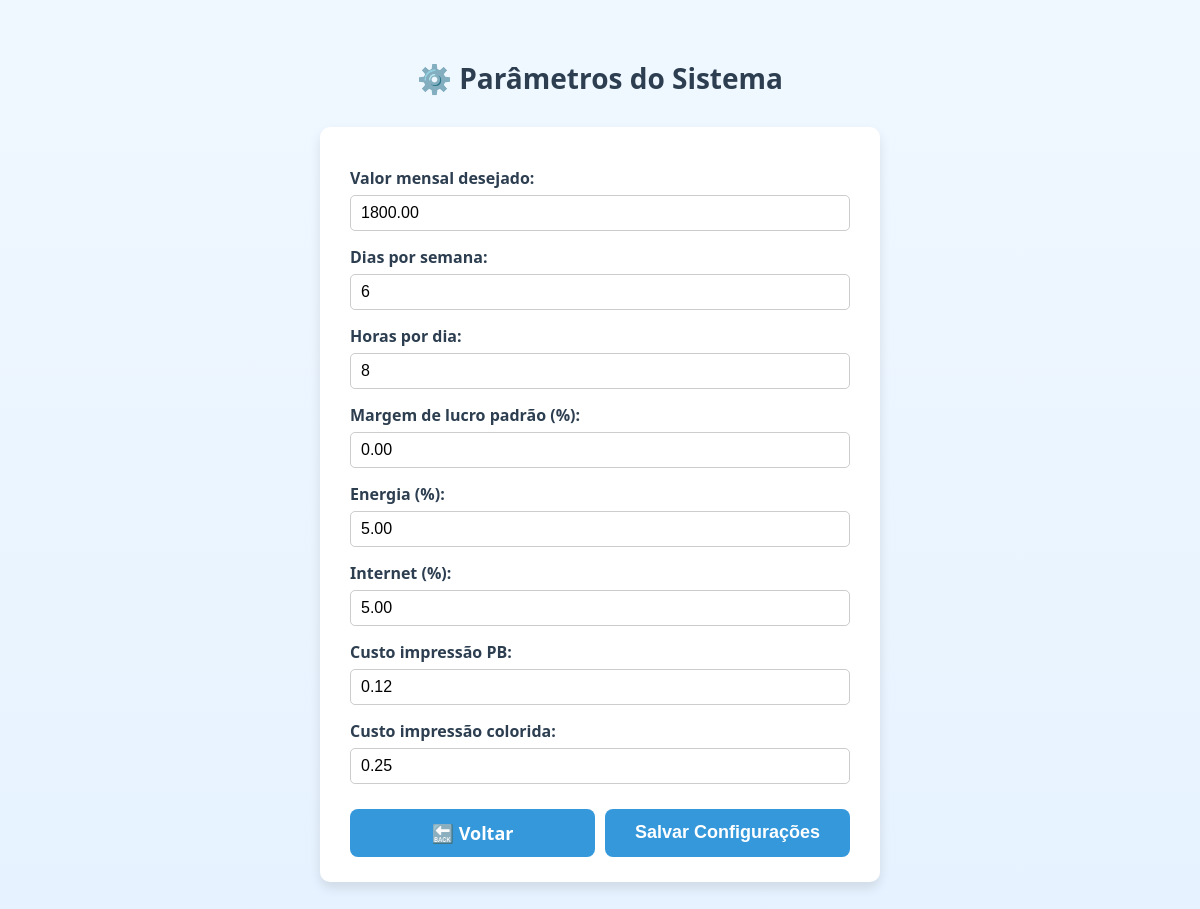
The page /parametros/ on the database as committed earlier.
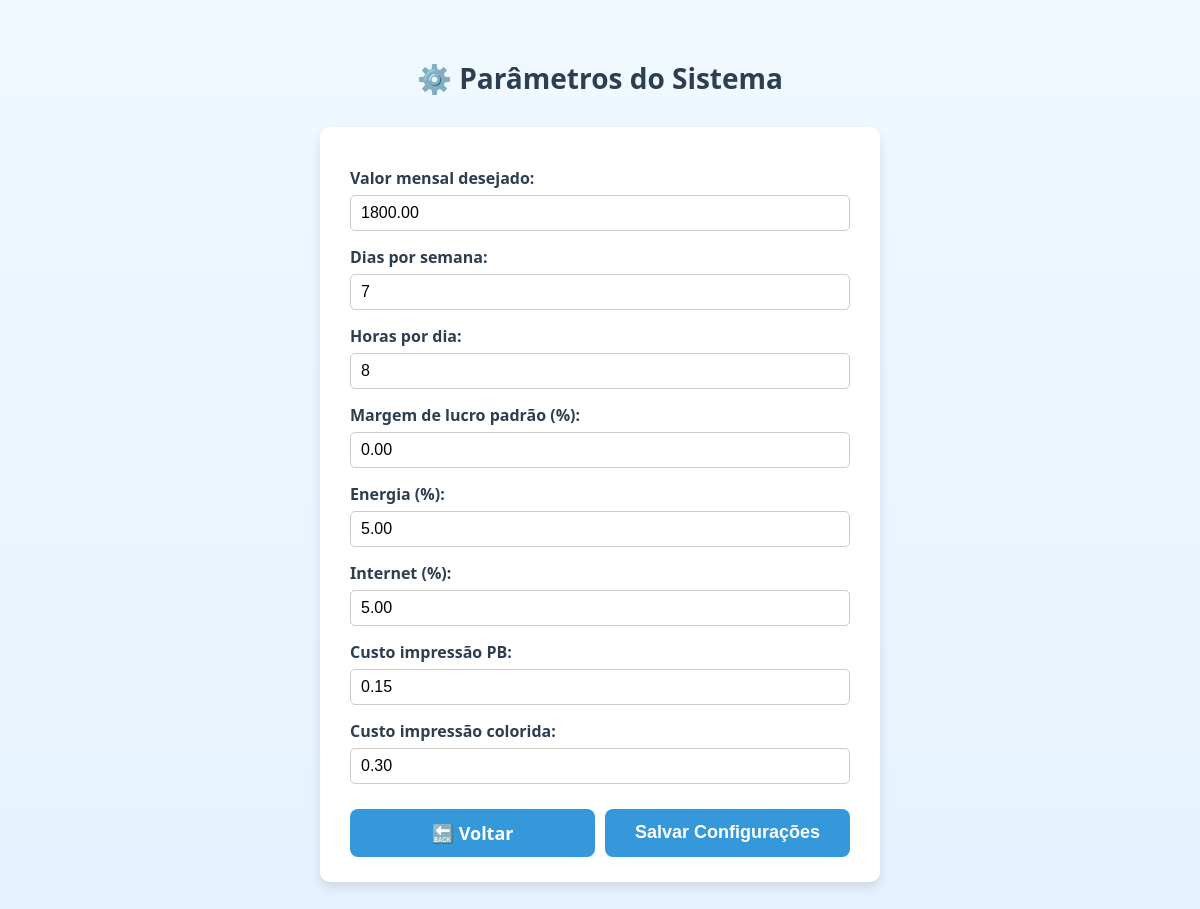
The same page on the database as committed later.
### core/models.py (models this page shows, shortened)
class ConfiguracoesSistema(models.Model):
    valor_mensal_desejado = models.DecimalField(
        "Valor mensal desejado", max_digits=10, decimal_places=2, default=Decimal('0.00')
    )
    dias_por_semana = models.PositiveIntegerField("Dias por semana", default=5)
    horas_por_dia = models.PositiveIntegerField("Horas por dia", default=8)
    margem_lucro_padrao = models.DecimalField(
        "Margem de lucro padrão (%)", max_digits=5, decimal_places=2, default=Decimal('10.00')
    )
    percentual_energia = models.DecimalField("Energia (%)", max_digits=5, decimal_places=2, default=Decimal('0.00'))
    percentual_internet = models.DecimalField("Internet (%)", max_digits=5, decimal_places=2, default=Decimal('0.00'))
    custo_impressao_pb = models.DecimalField("Custo impressão PB", max_digits=6, decimal_places=2, default=Decimal('0.00'))
    custo_impressao_colorida = models.DecimalField("Custo impressão colorida", max_digits=6, decimal_places=2, default=Decimal('0.00'))

### core/views.py (the view)
# urls.py: path('parametros/', views.parametros_sistema, name='parametros_sistema'),
def parametros_sistema(request):
    configuracao, created = ConfiguracoesSistema.objects.get_or_create(pk=1)
    if request.method == 'POST':
        form = ConfiguracoesSistemaForm(request.POST, instance=configuracao)
        if form.is_valid():
            form.save()
            return redirect('parametros_sistema')
    else:
        form = ConfiguracoesSistemaForm(instance=configuracao)
    return render(request, 'core/parametros_sistema.html', {'form': form})

### core/forms.py
class ConfiguracoesSistemaForm(forms.ModelForm):
    class Meta:
        model = ConfiguracoesSistema
        fields = '__all__'
        widgets = {
            'valor_mensal_desejado': forms.NumberInput(attrs={'step': '0.01'}),
            'margem_lucro_padrao': forms.NumberInput(attrs={'step': '0.01'}),
            'percentual_energia': forms.NumberInput(attrs={'step': '0.01'}),
            'percentual_internet': forms.NumberInput(attrs={'step': '0.01'}),
            'custo_impressao_pb': forms.NumberInput(attrs={'step': '0.01'}),
            'custo_impressao_colorida': forms.NumberInput(attrs={'step': '0.01'}),
        }

### core/templates/core/parametros_sistema.html (shortened to what this page needs)
<!DOCTYPE html>
<html lang="pt-br">
<head>
</head>
<body>
  <h1>⚙️ Parâmetros do Sistema</h1>
  <form method="post" novalidate>
    {% for field in form %}
      <label for="{{ field.id_for_label }}">{{ field.label }}:</label>
      {{ field }}
    {% endfor %}
    <div class="buttons">
      <a href="{% url 'dashboard' %}" class="btn-voltar">🔙 Voltar</a>
      <button type="submit">Salvar Configurações</button>
    </div>
  </form>
</body>
</html>

Rows that differ between the two databases and show on the page:
changed ConfiguracoesSistema: dias_por_semana "6" → "7"; custo_impressao_pb "0.12" → "0.15"; custo_impressao_colorida "0.25" → "0.30"
